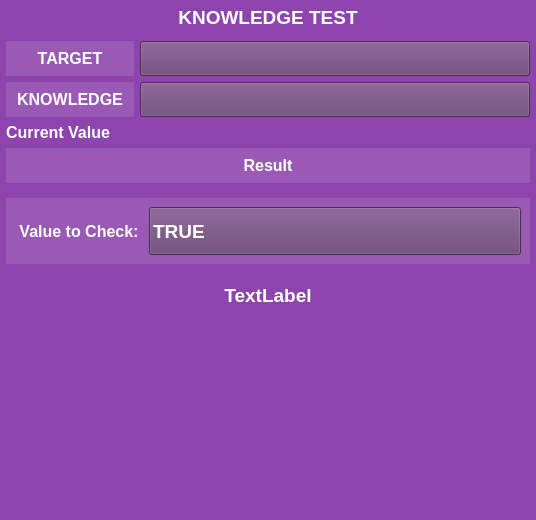
<?xml version="1.0" encoding="UTF-8"?>
<ui version="4.0">
 <class>ActionWaypointUI</class>
 <widget class="QWidget" name="ActionWaypointUI">
  <property name="geometry">
   <rect>
    <x>0</x>
    <y>0</y>
    <width>536</width>
    <height>520</height>
   </rect>
  </property>
  <property name="minimumSize">
   <size>
    <width>0</width>
    <height>0</height>
   </size>
  </property>
  <property name="maximumSize">
   <size>
    <width>16777215</width>
    <height>16777215</height>
   </size>
  </property>
  <property name="windowTitle">
   <string>Form</string>
  </property>
  <property name="styleSheet">
   <string notr="true">background-color:#8E44AD;color:#ffffff</string>
  </property>
  <layout class="QVBoxLayout" name="verticalLayout">
   <property name="spacing">
    <number>6</number>
   </property>
   <property name="leftMargin">
    <number>0</number>
   </property>
   <property name="topMargin">
    <number>0</number>
   </property>
   <property name="rightMargin">
    <number>0</number>
   </property>
   <property name="bottomMargin">
    <number>10</number>
   </property>
   <item>
    <widget class="QLabel" name="label_11">
     <property name="minimumSize">
      <size>
       <width>0</width>
       <height>35</height>
      </size>
     </property>
     <property name="maximumSize">
      <size>
       <width>16777215</width>
       <height>36</height>
      </size>
     </property>
     <property name="font">
      <font>
       <pointsize>14</pointsize>
       <weight>75</weight>
       <bold>true</bold>
      </font>
     </property>
     <property name="styleSheet">
      <string notr="true">color:#ffffff</string>
     </property>
     <property name="text">
      <string>KNOWLEDGE TEST</string>
     </property>
     <property name="alignment">
      <set>Qt::AlignCenter</set>
     </property>
    </widget>
   </item>
   <item>
    <layout class="QHBoxLayout" name="horizontalLayout">
     <property name="leftMargin">
      <number>6</number>
     </property>
     <property name="rightMargin">
      <number>6</number>
     </property>
     <item>
      <widget class="QLabel" name="object_label">
       <property name="minimumSize">
        <size>
         <width>0</width>
         <height>35</height>
        </size>
       </property>
       <property name="maximumSize">
        <size>
         <width>128</width>
         <height>36</height>
        </size>
       </property>
       <property name="font">
        <font>
         <pointsize>12</pointsize>
         <weight>75</weight>
         <bold>true</bold>
        </font>
       </property>
       <property name="styleSheet">
        <string notr="true">color:#ffffff; background-color:#9B59B6</string>
       </property>
       <property name="text">
        <string>TARGET</string>
       </property>
       <property name="alignment">
        <set>Qt::AlignCenter</set>
       </property>
      </widget>
     </item>
     <item>
      <widget class="QComboBox" name="target_box">
       <property name="minimumSize">
        <size>
         <width>0</width>
         <height>35</height>
        </size>
       </property>
       <property name="maximumSize">
        <size>
         <width>16777215</width>
         <height>36</height>
        </size>
       </property>
       <property name="font">
        <font>
         <pointsize>12</pointsize>
         <weight>75</weight>
         <bold>true</bold>
        </font>
       </property>
       <property name="focusPolicy">
        <enum>Qt::NoFocus</enum>
       </property>
       <property name="styleSheet">
        <string notr="true">QComboBox{background-color:#674172;color:#ffffff;padding: 1px 0px 1px 3px}
QComboBox::drop-down {border-width: 0px;} QComboBox::down-arrow {image: url(noimg); border-width: 0px;}</string>
       </property>
       <property name="editable">
        <bool>false</bool>
       </property>
       <property name="maxVisibleItems">
        <number>20</number>
       </property>
       <property name="maxCount">
        <number>2147483647</number>
       </property>
       <property name="frame">
        <bool>false</bool>
       </property>
      </widget>
     </item>
    </layout>
   </item>
   <item>
    <layout class="QHBoxLayout" name="knowledge_layout">
     <property name="leftMargin">
      <number>6</number>
     </property>
     <property name="rightMargin">
      <number>6</number>
     </property>
     <item>
      <widget class="QLabel" name="knowledge_label">
       <property name="minimumSize">
        <size>
         <width>0</width>
         <height>35</height>
        </size>
       </property>
       <property name="maximumSize">
        <size>
         <width>128</width>
         <height>36</height>
        </size>
       </property>
       <property name="font">
        <font>
         <pointsize>12</pointsize>
         <weight>75</weight>
         <bold>true</bold>
        </font>
       </property>
       <property name="styleSheet">
        <string notr="true">color:#ffffff; background-color:#9B59B6</string>
       </property>
       <property name="text">
        <string>KNOWLEDGE</string>
       </property>
       <property name="alignment">
        <set>Qt::AlignCenter</set>
       </property>
      </widget>
     </item>
     <item>
      <widget class="QComboBox" name="knowledge_box">
       <property name="minimumSize">
        <size>
         <width>0</width>
         <height>35</height>
        </size>
       </property>
       <property name="maximumSize">
        <size>
         <width>16777215</width>
         <height>36</height>
        </size>
       </property>
       <property name="font">
        <font>
         <pointsize>12</pointsize>
         <weight>75</weight>
         <bold>true</bold>
        </font>
       </property>
       <property name="focusPolicy">
        <enum>Qt::NoFocus</enum>
       </property>
       <property name="styleSheet">
        <string notr="true">QComboBox{background-color:#674172;color:#ffffff;padding: 1px 0px 1px 3px}
QComboBox::drop-down {border-width: 0px;} QComboBox::down-arrow {image: url(noimg); border-width: 0px;}</string>
       </property>
       <property name="editable">
        <bool>false</bool>
       </property>
       <property name="maxVisibleItems">
        <number>20</number>
       </property>
       <property name="maxCount">
        <number>2147483647</number>
       </property>
       <property name="frame">
        <bool>false</bool>
       </property>
      </widget>
     </item>
    </layout>
   </item>
   <item>
    <layout class="QVBoxLayout" name="result_layout">
     <property name="leftMargin">
      <number>6</number>
     </property>
     <property name="rightMargin">
      <number>6</number>
     </property>
     <item>
      <widget class="QLabel" name="result_tag">
       <property name="font">
        <font>
         <pointsize>12</pointsize>
         <weight>75</weight>
         <bold>true</bold>
        </font>
       </property>
       <property name="text">
        <string>Current Value</string>
       </property>
       <property name="alignment">
        <set>Qt::AlignLeading|Qt::AlignLeft|Qt::AlignVCenter</set>
       </property>
      </widget>
     </item>
     <item>
      <widget class="QLabel" name="result_label">
       <property name="minimumSize">
        <size>
         <width>0</width>
         <height>35</height>
        </size>
       </property>
       <property name="maximumSize">
        <size>
         <width>16777215</width>
         <height>36</height>
        </size>
       </property>
       <property name="font">
        <font>
         <pointsize>12</pointsize>
         <weight>75</weight>
         <bold>true</bold>
        </font>
       </property>
       <property name="styleSheet">
        <string notr="true">color:#ffffff;background-color:#9B59B6</string>
       </property>
       <property name="text">
        <string>Result</string>
       </property>
       <property name="alignment">
        <set>Qt::AlignCenter</set>
       </property>
      </widget>
     </item>
     <item>
      <layout class="QVBoxLayout" name="verticalLayout_2">
       <property name="spacing">
        <number>20</number>
       </property>
       <property name="leftMargin">
        <number>0</number>
       </property>
       <property name="topMargin">
        <number>9</number>
       </property>
       <property name="rightMargin">
        <number>0</number>
       </property>
       <property name="bottomMargin">
        <number>9</number>
       </property>
       <item>
        <widget class="QWidget" name="value_widget" native="true">
         <property name="minimumSize">
          <size>
           <width>0</width>
           <height>0</height>
          </size>
         </property>
         <property name="styleSheet">
          <string notr="true">color:#ffffff;background-color:#9B59B6</string>
         </property>
         <layout class="QHBoxLayout" name="horizontalLayout_2">
          <item>
           <widget class="QLabel" name="result_tag_2">
            <property name="maximumSize">
             <size>
              <width>128</width>
              <height>16777215</height>
             </size>
            </property>
            <property name="font">
             <font>
              <pointsize>12</pointsize>
              <weight>75</weight>
              <bold>true</bold>
             </font>
            </property>
            <property name="text">
             <string>Value to Check:</string>
            </property>
            <property name="alignment">
             <set>Qt::AlignCenter</set>
            </property>
           </widget>
          </item>
          <item>
           <widget class="QComboBox" name="value_box">
            <property name="minimumSize">
             <size>
              <width>0</width>
              <height>48</height>
             </size>
            </property>
            <property name="font">
             <font>
              <pointsize>14</pointsize>
              <weight>75</weight>
              <bold>true</bold>
             </font>
            </property>
            <property name="focusPolicy">
             <enum>Qt::NoFocus</enum>
            </property>
            <property name="styleSheet">
             <string notr="true">QComboBox{background-color:#674172;color:#ffffff;padding: 1px 0px 1px 3px}
QComboBox::drop-down {border-width: 0px;} QComboBox::down-arrow {image: url(noimg); border-width: 0px;}</string>
            </property>
            <property name="frame">
             <bool>false</bool>
            </property>
            <item>
             <property name="text">
              <string>TRUE</string>
             </property>
            </item>
            <item>
             <property name="text">
              <string>FALSE</string>
             </property>
            </item>
           </widget>
          </item>
         </layout>
        </widget>
       </item>
       <item>
        <widget class="QLabel" name="statement_label">
         <property name="font">
          <font>
           <pointsize>14</pointsize>
           <weight>75</weight>
           <bold>true</bold>
          </font>
         </property>
         <property name="text">
          <string>TextLabel</string>
         </property>
         <property name="alignment">
          <set>Qt::AlignCenter</set>
         </property>
         <property name="wordWrap">
          <bool>true</bool>
         </property>
        </widget>
       </item>
      </layout>
     </item>
    </layout>
   </item>
   <item>
    <spacer name="verticalSpacer">
     <property name="orientation">
      <enum>Qt::Vertical</enum>
     </property>
     <property name="sizeHint" stdset="0">
      <size>
       <width>20</width>
       <height>40</height>
      </size>
     </property>
    </spacer>
   </item>
  </layout>
 </widget>
 <resources/>
 <connections/>
</ui>
